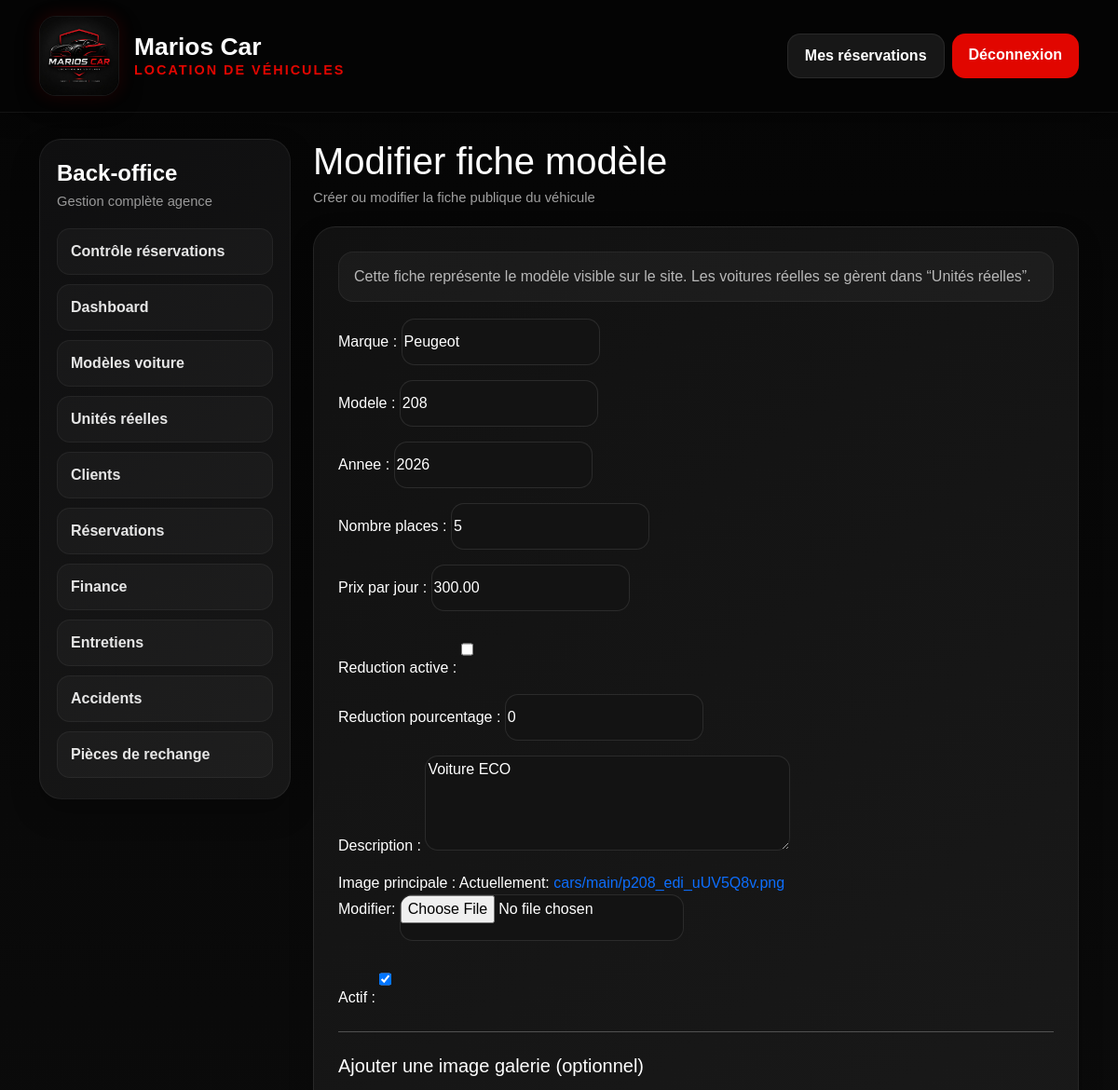
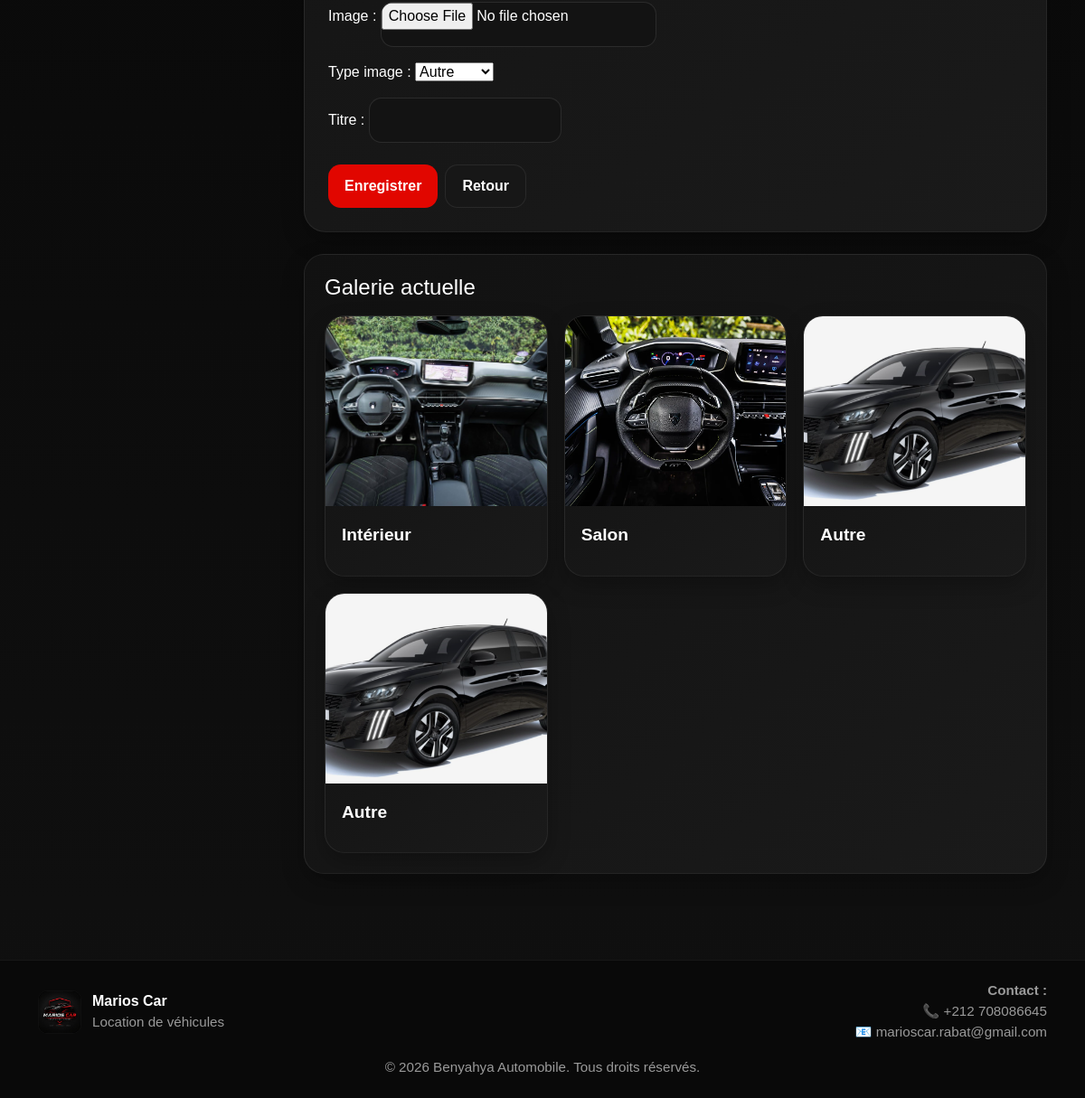
The page /dashboard/modeles/1/modifier/ (signed in) on the database its author committed (2 pictures, top to bottom).
### core/models.py (models this page shows, shortened)
class CarModel(models.Model):
    marque = models.CharField(max_length=100)
    modele = models.CharField(max_length=100)
    annee = models.PositiveIntegerField()
    nombre_places = models.PositiveIntegerField(default=5)
    prix_par_jour = models.DecimalField(max_digits=10, decimal_places=2)
    reduction_active = models.BooleanField(default=False)
    reduction_pourcentage = models.PositiveIntegerField(default=0)
    description = models.TextField()
    image_principale = models.ImageField(upload_to='cars/main/')
    actif = models.BooleanField(default=True)
    created_at = models.DateTimeField(auto_now_add=True)
    class Meta:
        ordering = ['-created_at']

class CarImage(models.Model):
    TYPE_CHOICES = [
        ('exterieur', 'Extérieur'),
        ('interieur', 'Intérieur'),
        ('salon', 'Salon'),
        ('pneus', 'Pneus'),
        ('moteur', 'Moteur'),
        ('autre', 'Autre'),
    ]
    car_model = models.ForeignKey(CarModel, on_delete=models.CASCADE, related_name='images')
    image = models.ImageField(upload_to='cars/gallery/')
    type_image = models.CharField(max_length=20, choices=TYPE_CHOICES, default='autre')
    titre = models.CharField(max_length=100, blank=True)

### core/views.py (the view, shortened to what this page needs)
# urls.py: path('dashboard/modeles/<int:car_id>/modifier/', views.dashboard_car_model_edit, name='dashboard_car_model_edit'),
@staff_required
def dashboard_car_model_edit(request, car_id):
    car = get_object_or_404(CarModel, id=car_id)
    form = CarModelForm(request.POST or None, request.FILES or None, instance=car)
    image_form = CarImageForm(request.POST or None, request.FILES or None)
    return render(request, 'dashboard/car_model_form.html', {
        'form': form,
        'image_form': image_form,
        'car': car,
        'title': 'Modifier fiche modèle'
    })

### core/forms.py
class CarModelForm(PrettyModelForm):
    class Meta:
        model = CarModel
        fields = [
            'marque', 'modele', 'annee', 'nombre_places',
            'prix_par_jour', 'reduction_active', 'reduction_pourcentage',
            'description', 'image_principale', 'actif'
        ]
        widgets = {
            'description': forms.Textarea(attrs={'rows': 4}),
        }

class CarImageForm(PrettyModelForm):
    class Meta:
        model = CarImage
        fields = ['image', 'type_image', 'titre']

### core/views.py (called while the page is built)
def staff_required(view_func):
    return login_required(user_passes_test(lambda u: u.is_staff or u.is_superuser)(view_func))

### core/templates/dashboard/car_model_form.html (shortened to what this page needs)
{% extends 'dashboard/base_dashboard.html' %}
{% block dashboard_content %}
<div class="toolbar">
    <div>
        <h1 class="mb-1">{{ title }}</h1>
        <p class="mini-muted mb-0">Créer ou modifier la fiche publique du véhicule</p>
    </div>
</div>
<div class="form-panel">
    <div class="help-box">
        Cette fiche représente le modèle visible sur le site. Les voitures réelles se gèrent dans “Unités réelles”.
    </div>
    <form method="post" enctype="multipart/form-data">
        {{ form.as_p }}
        <hr class="my-4">
        <h5 class="mb-3">Ajouter une image galerie (optionnel)</h5>
        {{ image_form.as_p }}
        <div class="d-flex gap-2 flex-wrap mt-4">
            <button type="submit" class="btn btn-red">Enregistrer</button>
            <a href="{% url 'dashboard_car_models' %}" class="btn btn-darkpro">Retour</a>
        </div>
    </form>
</div>
{% if car %}
<div class="panel-card mt-4">
    <h4 class="mb-3">Galerie actuelle</h4>
    <div class="card-list">
        {% for img in car.images.all %}
        <div class="entity-card">
            <img src="{{ img.image.url }}" alt="">
            <div class="entity-card-body">
                <div class="entity-title">{{ img.get_type_image_display }}</div>
            </div>
        </div>
        {% empty %}
        <p class="mb-0">Aucune image galerie.</p>
        {% endfor %}
    </div>
</div>
{% endif %}
{% endblock %}

### core/templates/base.html (style rules this page uses)
:root { --bg-main: #050505; --bg-card: #111111; --bg-soft: #181818; --text-main: #ffffff; --text-soft: #bdbdbd; --red-main: #e10600; --red-hover: #ff2d26; --border-soft: rgba(255,255,255,0.08); --shadow-main: 0 10px 30px rgba(0,0,0,0.35); }
body { background: linear-gradient(to bottom, #050505, #101010); color: var(--text-main); font-family: Arial, sans-serif; }
a { text-decoration: none; }
.btn { border-radius: 14px; font-weight: 700; padding: 11px 18px; }
.btn-red { background: var(--red-main); color: #fff; border: none; }
.btn-darkpro { background: #171717; color: #fff; border: 1px solid rgba(255,255,255,0.08); }
.form-control, .form-select, input, textarea { background: #131313 !important; color: #fff !important; border: 1px solid rgba(255,255,255,0.10) !important; border-radius: 14px !important; min-height: 50px; }
.form-control::placeholder, input::placeholder, textarea::placeholder { color: #8e8e8e !important; }

### core/templates/dashboard/base_dashboard.html (style rules this page uses)
.panel-card { background: linear-gradient(145deg, #111111, #1a1a1a); border: 1px solid rgba(255,255,255,0.07); border-radius: 22px; padding: 22px; box-shadow: 0 10px 25px rgba(0,0,0,0.25); }
.toolbar { display: flex; justify-content: space-between; align-items: center; gap: 12px; flex-wrap: wrap; margin-bottom: 20px; }
.mini-muted { color: #9f9f9f; font-size: .92rem; }
.card-list { display: grid; grid-template-columns: repeat(3, 1fr); gap: 18px; }
.entity-card { background: linear-gradient(145deg, #111111, #1a1a1a); border: 1px solid rgba(255,255,255,0.07); border-radius: 22px; overflow: hidden; box-shadow: 0 10px 25px rgba(0,0,0,0.25); }
.entity-card img { width: 100%; height: 210px; object-fit: cover; }
.entity-card-body { padding: 18px; }
.entity-title { font-size: 1.2rem; font-weight: 900; color: #fff; margin-bottom: 8px; }
.form-panel { max-width: 980px; background: linear-gradient(145deg, #111111, #1a1a1a); border: 1px solid rgba(255,255,255,0.07); border-radius: 24px; padding: 26px; box-shadow: 0 10px 25px rgba(0,0,0,0.25); }
.help-box { background: rgba(255,255,255,0.04); border: 1px solid rgba(255,255,255,0.06); border-radius: 16px; padding: 14px 16px; color: #b8b8b8; margin-bottom: 18px; }

### rows shown on the page
CarModel: marque "Peugeot", modele "208", annee "2026", nombre_places "5", prix_par_jour "300.00", reduction_pourcentage "0", description "Voiture ECO", actif "☑"
CarImage: image (picture), type_image "Intérieur"
CarImage: image (picture), type_image "Salon"
CarImage: image (picture), type_image "Autre"
CarImage: image (picture), type_image "Autre"

### other values the page prints
{{ title }} "Modifier fiche modèle"
